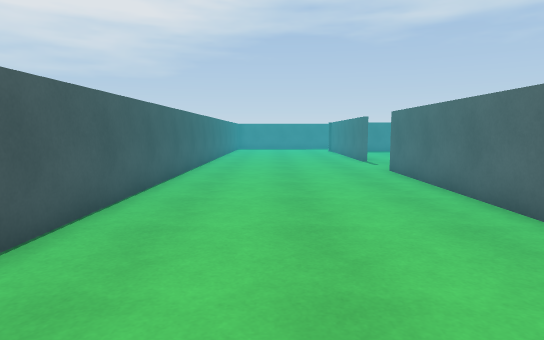
View 1 (above)

20 first-person views from a walk through a 3-D level made in the Unity game engine. The camera is 1.2 m above the floor, tilts 6° down and sees 75° across. The floor is counted in squares, 1 m on a side. Each view is taken from the middle of a square. On the plan, view 1 faces up. The plan holds only what a view shows up to about 14 squares ahead; the rest is blank. The place goes on beyond the plan. The player character is not drawn.

View 2
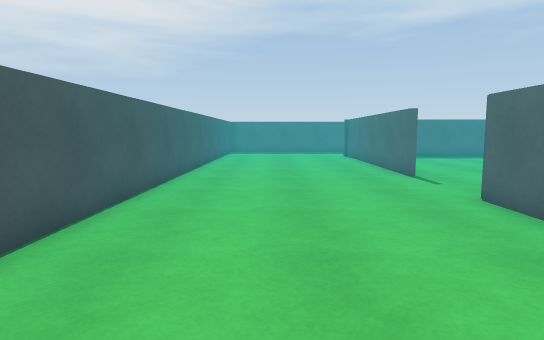

View 3
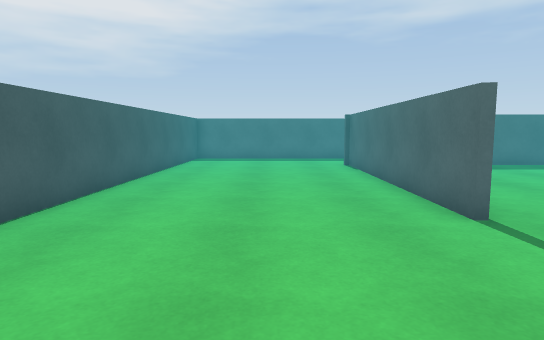

View 4
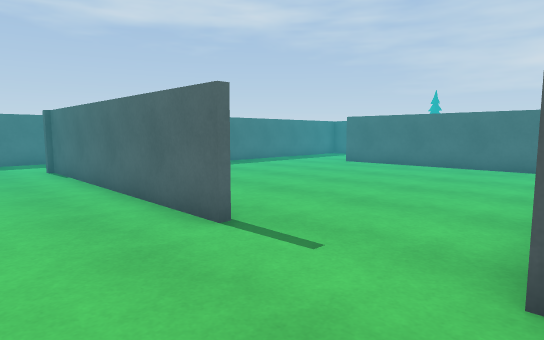

View 5
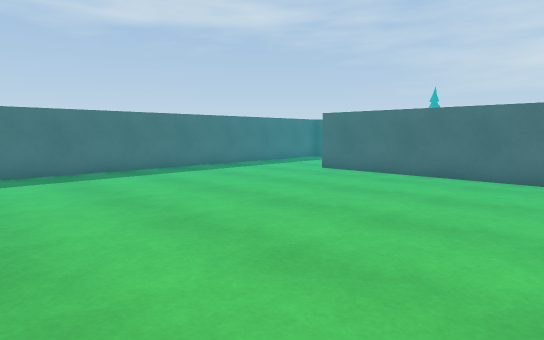

View 6
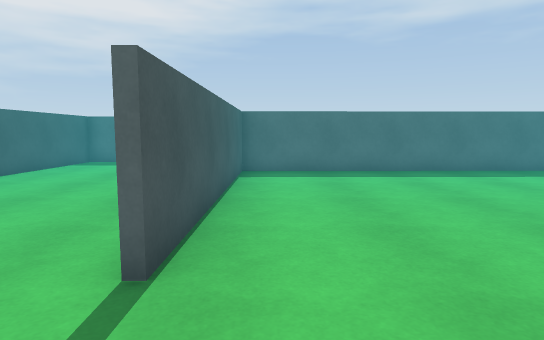

View 7
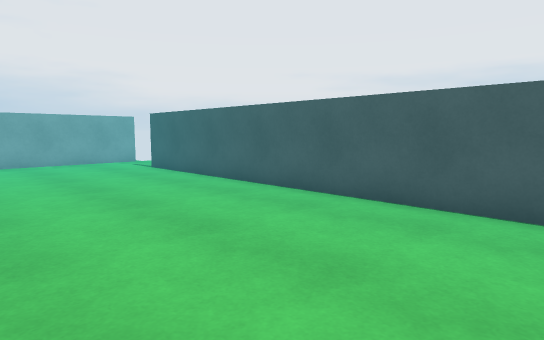

View 8
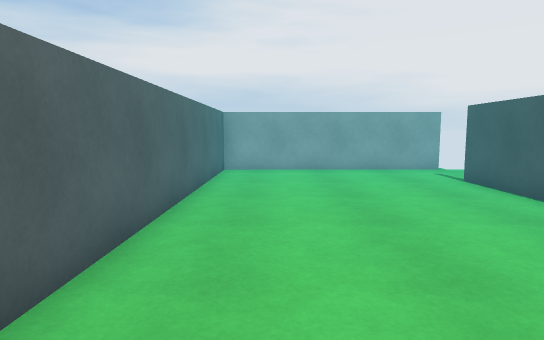

View 9
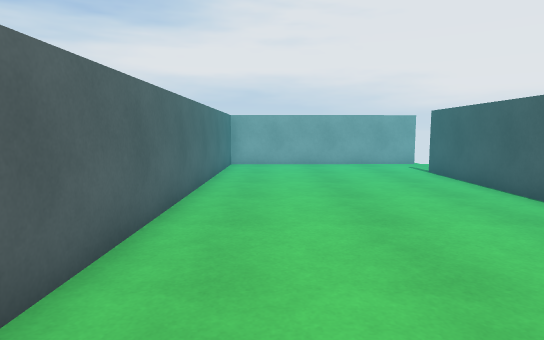

View 10
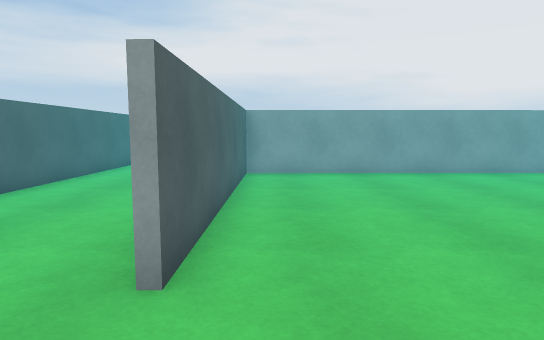

View 11
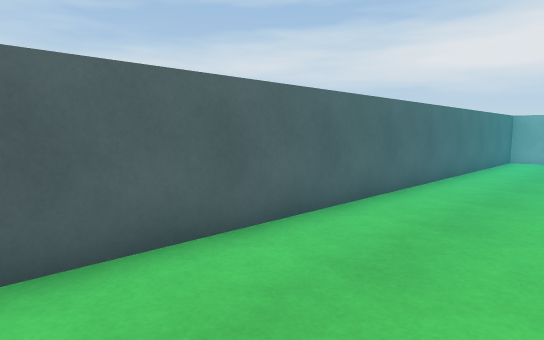

View 12
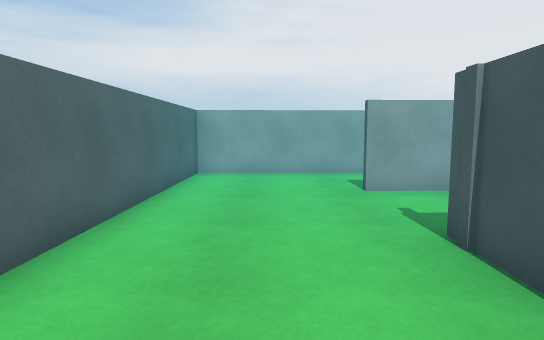

View 13
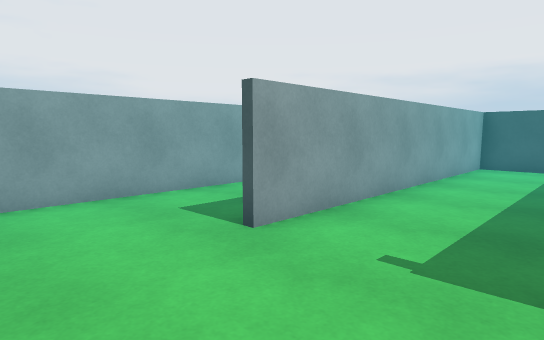

View 14
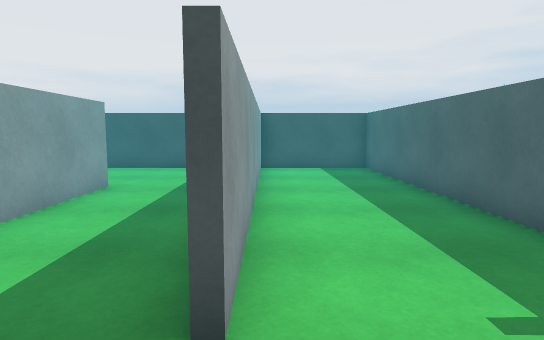

View 15
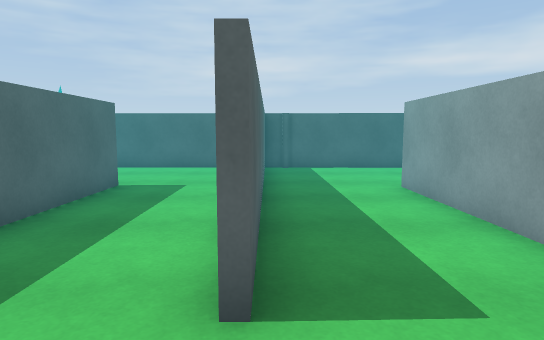

View 16
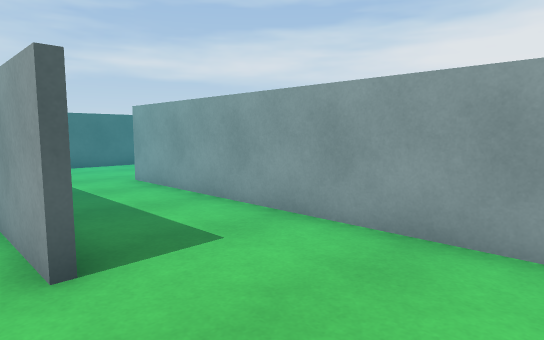

View 17
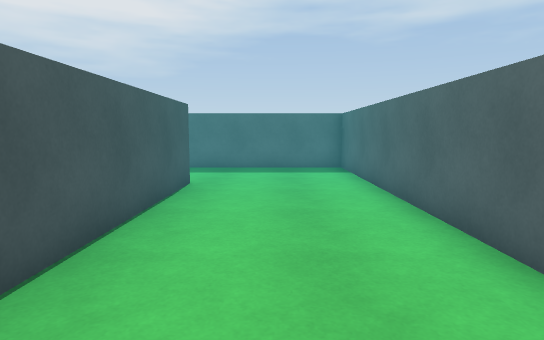

View 18
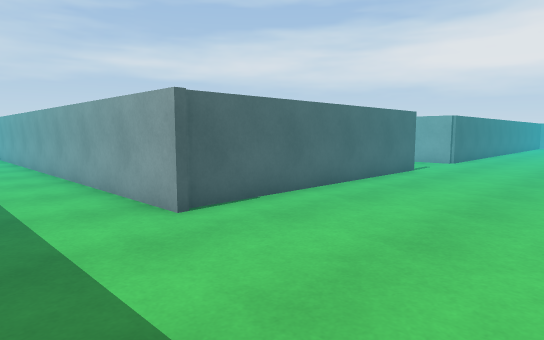

View 19
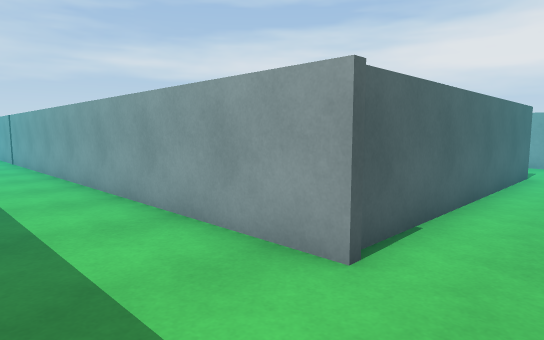

View 20
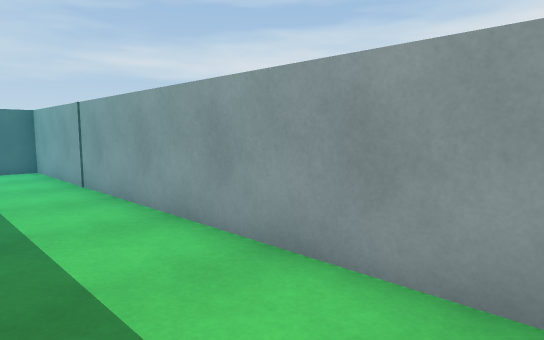

### Floor plan
Points are (right, up) in squares from view 1. A wall is a line through its corners. A room is listed if a view was taken in it or the views show most of it. See-through windows are left out.
Room 1 (views 1, 2, 3, 4, 5, 6, 7, 8, 9, 10, 11, 12, 13, 14, 17, 18, 19, 20)
walls: (3.8, 14.7) (3.9, 23.3) (22.4, 23.5) (22.5, 24.4); (11.8, 11.3) (3.9, 11.2) (3.9, 7.6) (14.1, 7.7); (14, 19.4) (14, 10.9); (14.1, 7.5) (10.5, 7.5); (8.1, 4.3) (18.2, 4.4) (18.4, 23.3) (4.1, 23.1) (4, 14.7); (-2.5, 26.1) (-2.8, -3.9); (-3.5, -6.6) (3.6, -6.5) (3.7, 11.4) (13.8, 11.5) (13.8, 19.4)
ways out: opening at (8, 5.5) to room 2
Room 2 (views 15, 16)
walls: (3.9, 5.2) (3.8, 2.3); (5.4, 1) (7.6, 1)
ways out: opening at (8, 5.5) to room 1; opening at (8.5, 2.5)

Positions as (right, up) in squares from view 1, and headings:
1: (0, 0), facing up
2: (0, 5), facing up
3: (1, 10), facing up
4: (1, 11), facing up-right
5: (4, 12), facing up-right
6: (5, 12), facing up
7: (3, 8), facing down-left
8: (2, 5), facing down
9: (2, 7), facing down
10: (13, 22), facing down
11: (15, 21), facing down-right
12: (16, 15), facing down
13: (17, 11), facing down-left
14: (16, 8), facing left
15: (6, 4), facing right
16: (5, 5), facing down-right
17: (16, 11), facing up
18: (-1, 26), facing down-right
19: (2, 26), facing down-right
20: (10, 26), facing down-right
